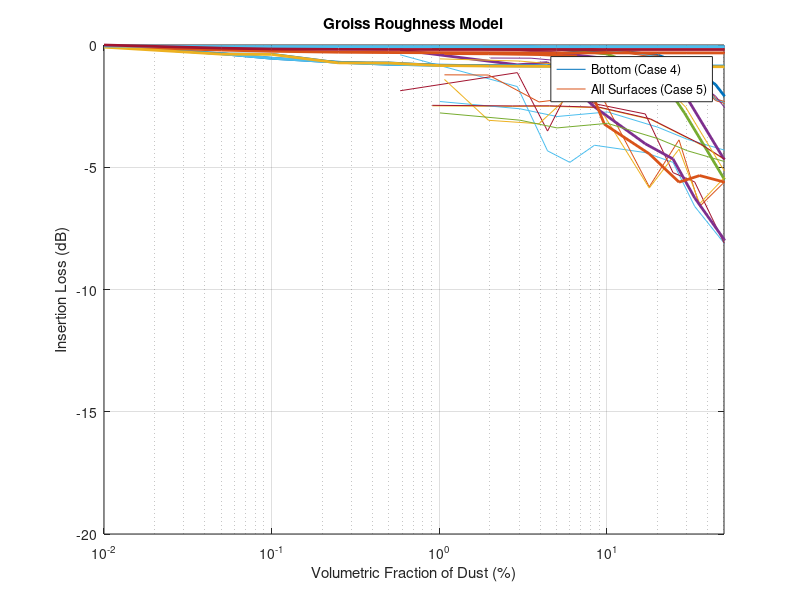

The MATLAB script that drew this image:
%% X-band Mare Insertion Loss
clear all
close all
clc

x1 = [0 1 3 5.5 11 22 32 55 76 99 110]./110; % Bottom %volumetric fraction of dust
y1 = [-0.4664 -0.5832 -0.6 -0.612 -0.8304 -1.6116 -3.2496 -5.9335 -7.3148 -10.1736 -11.556]; %Insertion loss

x2 = [0 2 4 8 15 22 36 49 61 67 77 95 110]./110; % All Walls
y2 = [-0.4664 -0.5256 -0.5676 -0.618 -0.7788 -0.9384 -1.488 -2.701 -2.9099 -3.5712 -4.3992 -5.089 -10.5744];

x3 = [0 1 3 5 10 20 40 60 80 100 110]./110; % Uniform Partial Density
y3 = [-0.4664 -2.934 -2.958 -2.9532 -3.015 -3.486 -4.524 -5.281 -5.532 -8.4 -11.556];



plot(x1.*100,y1+0.4464)
hold on
plot(x2.*100,y2+0.4464)
hold on
plot(x3.*100,y3+0.4464)
hold on

grid on

title('Simulation Models at 10GHz for LMS-1 Mare Simulants');
legend('Bottom Filled (Case 1)','All Surfaces (Case 2)','Uniform Partial Density (Case 3)');
ylabel('Insertion Loss (dB/foot)');
xlabel('Volumetric Fraction of Dust (%)')
%% X-band Highlands Insertion Loss
clear all
close all
clc

x1 = [0 1 3 5 9.75 19.51 29.26 48.77 68.28 87.79 99.11]./99.11; % Bottom %volumetric fraction of dust
y1 = [-0.4664 -0.5676 -0.6576 -0.7896 -1.014 -1.3032 -2.5428 -5.058 -6.258 -6.444 -7.1268]; %Insertion loss

x2 = [0 2 3.5 6.94 13.66 20.18 32.56 44.09 54.77 60.57 69.18 85.41 98.23]./99.11; % All Walls
y2 = [-0.4664 -0.5328 -0.5388 -0.7244 -0.7584 -0.8868 -1.4268 -2.0844 -2.916 -3.5856 -3.6588 -4.4704 -6.6744];

x3 = [0 1 3 5 10 20 30 50 70 90 99.11]./99.11; % Uniform Partial Density
y3 = [-0.4664 -2.778 -3.0744 -3.3912 -3.204 -3.8304 -4.326 -4.7676 -5.832 -6.576 -7.1268];



plot(x1.*100,y1+0.4664)
hold on
plot(x2.*100,y2+0.4664)
hold on
plot(x3.*100,y3+0.4664)
hold on


grid on

title('Simulation Models at 10GHz for LHS-2 Highlands Simulants');
legend('Bottom Filled (Case 1)','All Surfaces (Case 2)','Uniform Partial Density (Case 3)');
ylabel('Insertion Loss (dB/foot)');
xlabel('Volumetric Fraction of Dust (%)')

%% Groiss
clear all
close all
clc

x1 = [0 1 5 10 25 50 100 500 1000 10000]./10000;   %dust layer tickness in um
y1 = [-0.1866 -0.2267 -0.2506 -0.2523 -0.2530 -0.2531 -0.2531 -0.2531 -0.2531 -0.2531]; %Bottom %wave port

x2 = [0 1 5 10 25 50 100 500 1000 10000]./10000;
y2 = [-0.1866 -0.1874 -0.3157 -0.3506 -0.3661 -0.3694 -0.3705 -0.3705 -0.3705 -0.3705]; %All walls %wave port

plot(x1.*100, y1+0.1866)
hold on
plot(x2.*100, y2+0.1866)
grid on
xlim([0 2])

xlabel('Volumetric Fraction of Dust (%)');
ylabel('Insertion Loss (dB/foot)');
legend('Bottom (Case 4)','All Surfaces (Case 5)');
title('Groiss Roughness Model')


%% Huray 
clear all
close all
clc

x1 = [0 1 5 10 25 50 100 200 500 1000 2000 3000 5000 10000]./10000;%Bottom %dust layer tickness in um
y1 = [-0.1866 -0.2314 -0.3767 -0.4297 -0.4643 -0.4847 -0.4923 -0.4962 -0.4985 -0.4993 -0.4977 -0.4998 -0.4998 -0.4998]; %wave port

x2 = [0 1 5 10 25 50 100 200 500 1000 2000 3000 5000 10000]./10000; %All walls
y2 = [-0.1857 -0.22334 -0.5405 -0.7273 -0.8913 -0.9734 -1.0119 -1.0319 -1.0441 -1.0482 -1.0502 -1.0509 -1.0509 -1.0509]; %wave port

plot(x1.*100, y1+0.1866)
hold on
plot(x2.*100, y2+0.1857)
grid on
xlim([0 10])

title('Huray Roughness Model');
xlabel('Volumetric Fraction of Dust (%)');
ylabel('Insertion Loss (dB/foot)');
legend('Bottom (Case 4)','All Surfaces (Case 5)');

%% Roughness Simulation data versus Dielectric SImulation Data, Case 1 (Bottoms Up)

clear all
close all
clc

x1 = [0 1 3 5 9.75 19.51 29.26 48.77 68.28 87.79 99.11]./99.11; % Bottom %volumetric fraction of dust % highlands
y1 = [-0.4664 -0.5676 -0.6576 -0.7896 -1.014 -1.3032 -2.5428 -5.058 -6.258 -6.444 -7.1268]; %Insertion loss

x2 = [0 1 3 5.5 11 22 32 55 76 99 110]./110; % Bottom %volumetric fraction of dust %Mare
y2 = [-0.4664 -0.5832 -0.6 -0.612 -0.8304 -1.6116 -3.2496 -5.9335 -7.3148 -10.1736 -11.556]; %Insertion loss

x3 = [0 1 5 10 25 50 100 500 1000 10000]./10000;   %dust layer tickness in um
y3 = [-0.1866 -0.2267 -0.2506 -0.2523 -0.2530 -0.2531 -0.2531 -0.2531 -0.2531 -0.2531]; %Bottom Groiss

x4 = [0 1 5 10 25 50 100 200 500 1000 2000 3000 5000 10000]./10000;%Bottom %dust layer tickness in um
y4 = [-0.1866 -0.2314 -0.3767 -0.4297 -0.4643 -0.4847 -0.4923 -0.4962 -0.4985 -0.4993 -0.4977 -0.4998 -0.4998 -0.4998]; %Huray


plot(x1.*100, y1+0.4664,'Linewidth',2)
hold on
plot(x2.*100, y2+0.4664, 'Linewidth',2)
hold on
plot(x3.*100, y3+0.1866)
hold on
plot(x4.*100,y4+0.1866)
grid on
xlim([0 15])

title('Surface Roughness Models versus Dielectric Slab Model for Bottoms Up Approach');
xlabel('Volumetric Fraction of Dust (%)');
ylabel('Insertion Loss (dB/foot)');
legend('Case 1 (Dielectric Slab, Highlands)','Case 1 (Dielectric Slab, Mare)','Case 4 (Groiss Model)','Case 4 (Huray Model)');

%% Roughness Simulation data versus Dielectric SImulation Data, Case 2 (All Surfaces)

clear all
close all
clc

x1 = [0 2 3.5 6.94 13.66 20.18 32.56 44.09 54.77 60.57 69.18 85.41 98.23]./99.11; % All Walls %Highlands
y1 = [-0.4664 -0.5328 -0.5388 -0.7244 -0.7584 -0.8868 -1.4268 -2.0844 -2.916 -3.5856 -3.6588 -4.4704 -6.6744];

x2 = [0 2 4 8 15 22 36 49 61 67 77 95 110]./110; % All Walls %Mare
y2 = [-0.4664 -0.5256 -0.5676 -0.618 -0.7788 -0.9384 -1.488 -2.701 -2.9099 -3.5712 -4.3992 -5.089 -10.5744];

x3 = [0 1 5 10 25 50 100 500 1000 10000]./10000;   %dust layer tickness in um
y3 = [-0.1866 -0.1874 -0.3157 -0.3506 -0.3661 -0.3694 -0.3705 -0.3705 -0.3705 -0.3705]; %All walls; % Groiss

x4 = [0 1 5 10 25 50 100 200 500 1000 2000 3000 5000 10000]./10000;%All walls %dust layer tickness in um
y4 = [-0.1857 -0.22334 -0.5405 -0.7273 -0.8913 -0.9734 -1.0119 -1.0319 -1.0441 -1.0482 -1.0502 -1.0509 -1.0509 -1.0509]; %Huray


plot(x1.*100, y1+0.4664, 'Linewidth',2)
hold on
plot(x2.*100, y2+0.4664, 'Linewidth',2)
hold on
plot(x3.*100, y3+0.1866)
hold on
plot(x4.*100,y4+0.1857)
grid on
xlim([0 50])

title('Surface Roughness Models versus Dielectric Slab Model for All Surfaces Approach');
xlabel('Volumetric Fraction of Dust (%)');
ylabel('Insertion Loss (dB/foot)');
legend('Case 2 (Dielectric Slab, Highlands)','Case 2 (Dielectric Slab, Mare)','Case 5 (Groiss Model)','Case 5 (Huray Model)');

%% Test Data Mare
clear all
close all
clc

x1 = [0 0.7 3.5 5.3 7.2 10.1 20.3 29.7 40 59.9 79.9 99.9 119.7]./119.7; %Horizontal %volumetric fraction of dust
y1 = [-0.5 -0.7 -1.31 -1.22 -2.1 -3.03 -4.54 -5.16 -6.75 -8.45 -10.2 -12.53 -15.2]; %IL
z1 = []; %fc

x2 = [0 0.7 3.5 5.3 7.2 10.1 20.3 29.7 40 59.9 79.9 99.9]./119.7; % 45 degrees
y2 = [-0.5 -0.9 -2.2 -4.83 -5.3 -4.6 -4.9 -5.3 -7.1 -8.6 -9.6 -11.5];  %IL
z2 = [];  %fc

x3 = [0 0.7 3.5 5.3 7.2 10.1 20.3 29.7 40 59.9 79.9 99.9 119.7]./119.7; %Vertical
y3 = [-0.5 -2.37 -1.63 -4.02 -2.23 -2.9 -3.32 -5.72 -6.1 -8.6 -8.6 -11.11 -15.33];  %IL
z3 = [];  %fc

plot(x1.*100, y1+0.5)
hold on
plot(x2.*100, y2+0.5)
hold on
plot(x3.*100,y3+0.5)
grid on

title('Measured Insertion Loss, Mare Simulant');
xlabel('Volumetric Fraction of Dust (%)');
ylabel('Insertion Loss (dB)');
legend('Horizontal','45 degrees','Vertical');

%% Test Data Highlands
clear all
close all
clc

x1 = [0 1.2 2.2 4.4 7.4 10.8 20 30.1 40 60 80 100 111.7]./111.7; %Horizontal
y1 = [-0.4 -0.349 -0.361 -0.392 -0.458 -3.24 -4.45 -5.61 -5.34 -5.66 -5.9 -7.96 -7.676]; %IL
z1 = []; %fc

x2 = [0 1.2 2.2 4.4 7.4 10.8 20 30.1 40 60 80 100 111.7]./111.7; % 45 degrees
y2 = [-0.4 -1.22 -1.228 -2.33 -2.139 -2.30 -5.8 -3.88 -6.6 -5.41 -6.90 -7.9 -7.66];  %IL
z2 = [];  %fc

x3 = [0 1.2 2.2 4.4 7.4 10.8 20 30.1 40 60 80 100 111.7]./111.7; %Vertical
y3 = [-0.4 -1.408 -3.08 -3.22 -1.79 -2.90 -5.85 -4.26 -6.49 -5.21 -7.59 -7.125 -7.33];  %IL
z3 = [];  %fc

plot(x1.*100, y1)
hold on
plot(x2.*100, y2)
hold on
plot(x3.*100,y3)
grid on

title('Measured Insertion Loss, Highlands Simulant');
xlabel('Volumetric Fraction of Dust (%)');
ylabel('Insertion Loss (dB)');
legend('Horizontal','45 degrees','Vertical');

%% Measurement versus Simulation Comparison for Horizontal Waveguide, Mare
clear all
close all
clc

x = [0 0.7 3.5 5.3 7.2 10.1 20.3 29.7 40 59.9 79.9 99.9 119.7]./119.7; %Horizontal
y = [-0.5 -0.7 -1.31 -1.22 -2.1 -3.03 -4.54 -5.16 -6.75 -8.45 -10.2 -12.53 -15.2]; %IL, Test

x1 = [0 1 3 5.5 11 22 32 55 76 99 110]./110; % Bottom %volumetric fraction of dust
y1 = [-0.4664 -0.5832 -0.6 -0.612 -0.8304 -1.6116 -3.2496 -5.9335 -7.3148 -10.1736 -11.556]; %Insertion loss

x2 = [0 2 4 8 15 22 36 49 61 67 77 95 110]./110; % All Walls
y2 = [-0.4664 -0.5256 -0.5676 -0.618 -0.7788 -0.9384 -1.488 -2.701 -2.9099 -3.5712 -4.3992 -5.089 -10.5744];

x3 = [0 1 3 5 10 20 40 60 80 100 110]./110; % Uniform Partial Density
y3 = [-0.4664 -2.934 -2.958 -2.9532 -3.015 -3.486 -4.524 -5.281 -5.532 -8.4 -11.556];

x4 = [0 1 5 10 25 50 100 200 500 1000 2000 3000 5000 10000]./10000; %All walls
y4 = [-0.1857 -0.22334 -0.5405 -0.7273 -0.8913 -0.9734 -1.0119 -1.0319 -1.0441 -1.0482 -1.0502 -1.0509 -1.0509 -1.0509]; %Huray %wave port

plot(x.*100,y+0.5, 'Linewidth', 2.0)
hold on
plot(x1.*100,y1+0.4664)
hold on
plot(x2.*100,y2+0.4664)
hold on
plot(x3.*100,y3+0.4664)
hold on
plot(x4.*100,y4+0.1857, 'Linewidth', 2.0)

grid on

title('Insertion Loss Comparison, Simulated versus Measured, Mare Simulant');
legend('Measured Insertion Loss','Bottom Filled (Simulation Case 1)','All Surfaces (Simulation Case 2)','Uniform Partial Density (Simulation Case 3)','Huray Roughness Model (Simulation Case 5)');
ylabel('Insertion Loss (dB/foot)');
xlabel('Volumetric Fraction of Dust (%)')

%% Measurement versus Simulation Comparison for Horizontal Waveguide, Highlands
clear all
close all
clc

x = [0 1.2 2.2 4.4 7.4 10.8 20 30.1 40 60 80 100 111.7]./111.7; %Horizontal, Test
y = [-0.4 -0.349 -0.361 -0.392 -0.458 -3.24 -4.45 -5.61 -5.34 -5.66 -5.9 -7.96 -7.676]; %IL

x1 = [0 1 3 5 9.75 19.51 29.26 48.77 68.28 87.79 99.11]./99.11; % Bottom %volumetric fraction of dust
y1 = [-0.4664 -0.5676 -0.6576 -0.7896 -1.014 -1.3032 -2.5428 -5.058 -6.258 -6.444 -7.1268]; %Insertion loss

x2 = [0 2 3.5 6.94 13.66 20.18 32.56 44.09 54.77 60.57 69.18 85.41 98.23]./99.11; % All Walls
y2 = [-0.4664 -0.5328 -0.5388 -0.7244 -0.7584 -0.8868 -1.4268 -2.0844 -2.916 -3.5856 -3.6588 -4.4704 -6.6744];

x3 = [0 1 3 5 10 20 30 50 70 90 99.11]./99.11; % Uniform Partial Density
y3 = [-0.4664 -2.778 -3.0744 -3.3912 -3.204 -3.8304 -4.326 -4.7676 -5.832 -6.576 -7.1268];

x4 = [0 1 5 10 25 50 100 200 500 1000 2000 3000 5000 10000]./10000; %All walls
y4 = [-0.1857 -0.22334 -0.5405 -0.7273 -0.8913 -0.9734 -1.0119 -1.0319 -1.0441 -1.0482 -1.0502 -1.0509 -1.0509 -1.0509]; %Huray %wave port

plot(x.*100,y, 'Linewidth', 2.0)
hold on
plot(x1.*100,y1)
hold on
plot(x2.*100,y2)
hold on
plot(x3.*100,y3)
hold on
plot(x4.*100,y4+0.1857, 'Linewidth', 2.0)

grid on

title('Insertion Loss Comparison, Simulated versus Measured, Highlands Simulant');
legend('Measured Insertion Loss','Bottom Filled (Simulation Case 1)','All Surfaces (Simulation Case 2)','Uniform Partial Density (Simulation Case 3)','Huray Roughness Model (Simulation Case 5)');
ylabel('Insertion Loss (dB/foot)');
xlabel('Volumetric Fraction of Dust (%)')

%% Huray wave port versus lumped port
clear all
close all
clc

x1 = [0 1 5 10 25 50 100 200 500 1000 2000 3000 5000 10000]./10000;%Bottom %dust layer tickness in um
y1 = [-0.2140 -0.2531 -0.3946 -0.4434 -0.4824 -0.4968 -0.5042 -0.5076 -0.5101 -0.5109 -0.5118 -0.5120 -0.5121 -0.5121]; %lumped port

x2 = [0 1 5 10 25 50 100 200 500 1000 2000 3000 5000 10000]./10000; %All walls
y2 = [-0.2273 -0.2730 -0.5599 -0.5703 -0.9167 -0.9242 -1.0263 -1.0474 -1.0614 -1.0677 -1.0728 -1.0734 -1.0740 -1.0740]; %lumped port

x3 = [0 1 5 10 25 50 100 200 500 1000 2000 3000 5000 10000]./10000;%Bottom %dust layer tickness in um
y3 = [-0.1866 -0.2314 -0.3767 -0.4297 -0.4643 -0.4847 -0.4923 -0.4962 -0.4985 -0.4993 -0.4977 -0.4998 -0.4998 -0.4998]; %wave port

x4 = [0 1 5 10 25 50 100 200 500 1000 2000 3000 5000 10000]./10000; %All walls
y4 = [-0.1857 -0.22334 -0.5405 -0.7273 -0.8913 -0.9734 -1.0119 -1.0319 -1.0441 -1.0482 -1.0502 -1.0509 -1.0509 -1.0509]; %wave port

semilogx(x1.*100, y1+0.2140)
hold on
semilogx(x2.*100, y2+0.2273)
grid on
semilogx(x1.*100, y1+0.1866, 'Linewidth', 2)
hold on
semilogx(x2.*100, y2+0.1857, 'Linewidth', 2)
grid on

title('Huray Roughness Model');
xlabel('Volumetric Fraction of Dust (%)');
ylabel('Insertion Loss (dB)');
legend('Lumped, Bottom');

%% Groiss wave port versus lumped port
clear all
close all
clc

x1 = [0 1 5 10 25 50 100 500 1000 10000]./10000;   %dust layer tickness in um
y1 = [-0.2140 -0.2521 -0.2747 -0.2763 -0.2769 -0.2771 -0.2771 -0.2771 -0.2771 -0.2771]; %Bottom %lumped port

x2 = [0 1 5 10 25 50 100 500 1000 10000]./10000;
y2 = [-0.2273 -0.2291 -0.3541 -0.3878 -0.4028 -0.4060 -0.4071 -0.4075 -0.4076 -0.4076]; %All walls %lumped port

x3 = [0 1 5 10 25 50 100 500 1000 10000]./10000;   %dust layer tickness in um
y3 = [-0.1866 -0.2267 -0.2506 -0.2523 -0.2530 -0.2531 -0.2531 -0.2531 -0.2531 -0.2531]; %Bottom %wave port

x4 = [0 1 5 10 25 50 100 500 1000 10000]./10000;
y4 = [-0.1866 -0.1874 -0.3157 -0.3506 -0.3661 -0.3694 -0.3705 -0.3705 -0.3705 -0.3705]; %All walls %wave port

plot(x1.*100, y1+0.2140)
hold on
plot(x2.*100, y2+0.2273)
grid on
plot(x3.*100, y3+0.1866, 'Linewidth', 2)
hold on
plot(x4.*100, y4+0.1866, 'Linewidth', 2)
grid on

xlabel('Volumetric Fraction of Dust (%)');
ylabel('Insertion Loss (dB)');
legend('Bottom (Case 4)','All Surfaces (Case 5)');
title('Groiss Roughness Model')
